Frame 1 (no input): blank canvas, image omitted
Frame 60 (the mouse pressed at the canvas centre just before this capture): blank canvas, image omitted
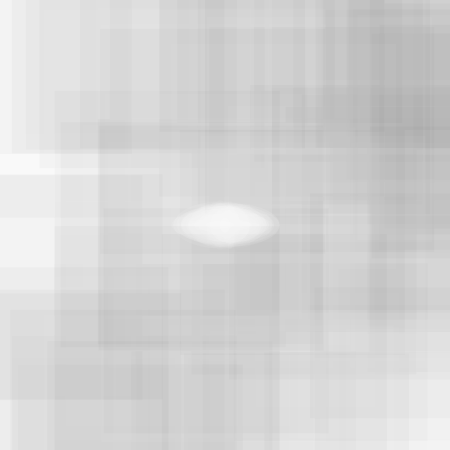
Frame 120 (the mouse held since frame 60 and released just before this capture)

The Processing sketch whose frames 1 and 60 were blank and that drew this single picture after the mouse press (run headless with seeded random() and noise(); from frame 60 on, the mouse is pressed at the canvas centre):

// Processing sketch: processing_59943
// ── processing_59943.pde

void setup(){
  size(450, 450);
  smooth();
  background(255); 
  noStroke();
  
  rectMode(CENTER);
  noCursor();
  frameRate(120);
}

//Wähle ein Gegensatzpaar aus der Liste 
//und interpretiere sie in einem sketch. 
//Benutze nur schwarz&wei;ß und arbeite mit der Mausinteraktion.
//laut - leise




void draw() {
 

  if(mousePressed){
    fill(0, 6);
 rect(random(0,500), random(0, 500), mouseY, mouseX);
  fill(255, 30);
     ellipse(mouseX-5, mouseY, random(100), random(50));
     ellipse(mouseX+5, mouseY, random(100), random(50));
     ellipse(mouseX, mouseY, 10, 15);
  }
     fill(255,10);
 rect(random(0,500), random(0, 500), mouseY, mouseX);

}
